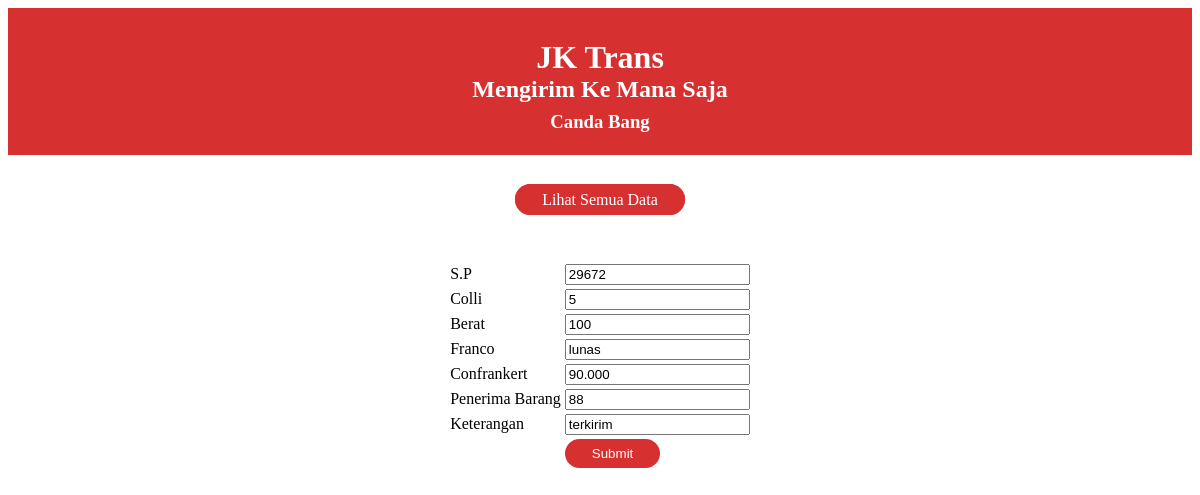
The app's page /edit.php?id=4 with its own data.
### tables this page shows
CREATE TABLE `tb_nota` (
  `id` int(11) NOT NULL,
  `sp` int(11) NOT NULL,
  `colli` int(10) NOT NULL,
  `berat` int(10) NOT NULL,
  `franco` varchar(50) NOT NULL,
  `confrankert` varchar(50) NOT NULL,
  `penerima` text NOT NULL,
  `keterangan` varchar(50) NOT NULL
);

### edit.php (the view, shortened to what this page needs)
<!DOCTYPE html>
<html lang="en">
<head>
    <link rel="stylesheet" href="style.css">
</head>
<body>
<div class="judul">
        <h1>JK Trans</h1>
        <h2>Mengirim Ke Mana Saja</h2>
        <h3>Canda Bang</h3>
    </div>
<center>
    <br/><br>
    <a href="nota.php" class="btn">Lihat Semua Data</a>
    <br/>
    <h3>Edit data</h3>
    <?php
        include 'koneksi.php';
        $id = $_GET['id'];
        $query_mysql = mysqli_query($host,"SELECT * FROM tb_nota WHERE id='$id'");
        while($data = mysqli_fetch_array($query_mysql)){
    ?>
    <form action="update.php" method="post">
    <table>
        <tr>
            <td>S.P</td>
            <td>
            <input type="text" name="sp" value="<?php echo $data['sp'] ?>">
            </td>
        </tr>
        <tr>
            <td>Colli</td>
            <td><input type="text" name="colli" value="<?php echo $data['colli'] ?>"></td>
        </tr>
        <tr>
            <td>Berat</td>
            <td><input type="text" name="berat" value="<?php echo $data['berat'] ?>"></td>
        </tr>
        <tr>
            <td>Franco</td>
            <td><input type="text" name="franco" value="<?php echo $data['franco'] ?>"></td>
        </tr>
        <tr>
            <td>Confrankert</td>
            <td><input type="text" name="confrankert" value="<?php echo $data['confrankert'] ?>"></td>
        </tr>
        <tr>
            <td>Penerima Barang</td>
            <td><input type="text" name="penerima" value="<?php echo $data['penerima'] ?>"></td>
        </tr>
        <tr>
            <td>Keterangan</td>
            <td><input type="text" name="keterangan" value="<?php echo $data['keterangan'] ?>"></td>
        </tr>
        <tr>
            <td></td>
            <td><button type="submit" value="Simpan" class="btn">Submit</button></td>
        </tr>
        </table>
    </form>
    <?php
        }
    ?>
</center>
</body>
</html>

### style.css (style rules this page uses)
body { font-family: 'nunito'; color: #000; }
.judul { background: #d63031; padding: 10px; text-align: center; }
.judul h1,h2,h3 { height: 15px; color: #fff; }
a { padding: 5px; text-decoration: none; }
.btn { background-color: #d63031; color: #fff; padding: 5px 25px; text-decoration: none; border-radius: 25px; border: 2px solid #d63031; cursor: pointer; }

### records on screen
tb_nota: sp "29672", colli "5", berat "100", franco "lunas", confrankert "90.000", penerima "88", keterangan "terkirim"
